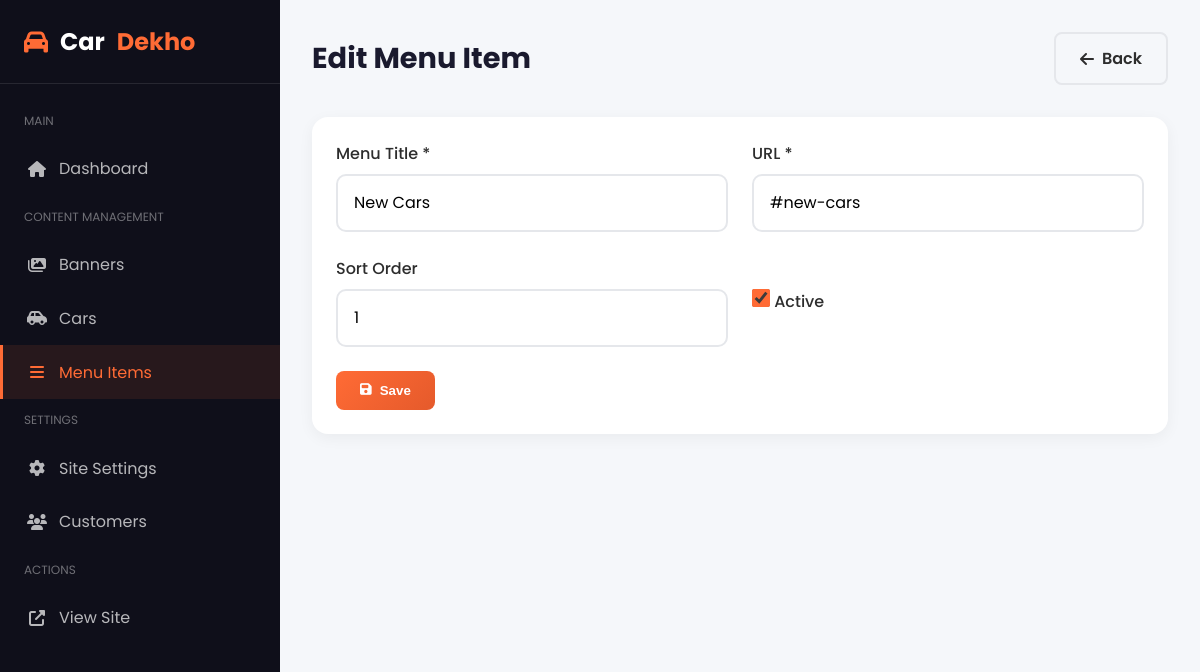
Page /menu.php?action=edit&id=1 on the committed database.
### tables this page shows
CREATE TABLE IF NOT EXISTS menu_items (
    id INT AUTO_INCREMENT PRIMARY KEY,
    title VARCHAR(100) NOT NULL,
    url VARCHAR(255) NOT NULL,
    sort_order INT DEFAULT 0,
    is_active TINYINT(1) DEFAULT 1,
    created_at TIMESTAMP DEFAULT CURRENT_TIMESTAMP,
    updated_at TIMESTAMP DEFAULT CURRENT_TIMESTAMP ON UPDATE CURRENT_TIMESTAMP
);

### menu.php (the view, shortened to what this page needs)
<?php
$db = getDB();
$action = $_GET['action'] ?? 'list';
$id = $_GET['id'] ?? null;
$message = '';
$messageType = '';
$editItem = null;
if ($action === 'edit' && $id) {
    $stmt = $db->prepare("SELECT * FROM menu_items WHERE id = ?");
    $stmt->execute([$id]);
    $editItem = $stmt->fetch();
}
$menuItems = $db->query("SELECT * FROM menu_items ORDER BY sort_order ASC")->fetchAll();
?>
<!DOCTYPE html>
<html lang="en">
<head>
    <link rel="stylesheet" href="https://cdnjs.cloudflare.com/ajax/libs/font-awesome/6.4.0/css/all.min.css">
</head>
<body>
    <aside class="sidebar">
        <div class="sidebar-header"><div class="sidebar-logo"><i class="fas fa-car"></i> Car<span>Dekho</span></div></div>
        <nav class="sidebar-menu">
            <div class="menu-label">Main</div>
            <a href="index.php" class="menu-item"><i class="fas fa-home"></i> Dashboard</a>
            <div class="menu-label">Content Management</div>
            <a href="banners.php" class="menu-item"><i class="fas fa-images"></i> Banners</a>
            <a href="cars.php" class="menu-item"><i class="fas fa-car-side"></i> Cars</a>
            <a href="menu.php" class="menu-item active"><i class="fas fa-bars"></i> Menu Items</a>
            <div class="menu-label">Settings</div>
            <a href="settings.php" class="menu-item"><i class="fas fa-cog"></i> Site Settings</a>
            <a href="customers.php" class="menu-item"><i class="fas fa-users"></i> Customers</a>
            <div class="menu-label">Actions</div>
            <a href="../index.php" class="menu-item" target="_blank"><i class="fas fa-external-link-alt"></i> View Site</a>
        </nav>
    </aside>
    <main class="main-content">
        <?php if ($action === 'list'): ?>
        <div class="topbar">
            <h1 class="page-title">Menu Items</h1>
            <a href="?action=add" class="btn btn-primary"><i class="fas fa-plus"></i> Add Menu Item</a>
        </div>
        <?php if ($message): ?><div class="alert alert-<?= $messageType ?>"><i class="fas fa-check-circle"></i> <?= $message ?></div><?php endif; ?>
        <div class="card">
            <div class="card-body" style="padding:0;">
                <table class="table">
                    <thead><tr><th>Title</th><th>URL</th><th>Order</th><th>Status</th><th>Actions</th></tr></thead>
                    <tbody>
                        <?php foreach ($menuItems as $item): ?>
                        <tr>
                            <td><strong><?= $item['title'] ?></strong></td>
                            <td><code><?= $item['url'] ?></code></td>
                            <td><?= $item['sort_order'] ?></td>
                            <td><span class="badge <?= $item['is_active'] ? 'badge-success' : 'badge-danger' ?>"><?= $item['is_active'] ? 'Active' : 'Inactive' ?></span></td>
                            <td>
                                <a href="?action=edit&id=<?= $item['id'] ?>" class="action-btn edit"><i class="fas fa-edit"></i></a>
                                <a href="?action=delete&id=<?= $item['id'] ?>" class="action-btn delete" onclick="return confirm('Delete?')"><i class="fas fa-trash"></i></a>
                            </td>
                        </tr>
                        <?php endforeach; ?>
                    </tbody>
                </table>
            </div>
        </div>
        <?php else: ?>
        <div class="topbar">
            <h1 class="page-title"><?= $editItem ? 'Edit' : 'Add' ?> Menu Item</h1>
            <a href="menu.php" class="btn btn-outline"><i class="fas fa-arrow-left"></i> Back</a>
        </div>
        <div class="card"><div class="card-body">
            <form method="POST">
                <div class="form-row">
                    <div class="form-group">
                        <label>Menu Title *</label>
                        <input type="text" name="title" class="form-control" required value="<?= $editItem['title'] ?? '' ?>" placeholder="e.g., New Cars">
                    </div>
                    <div class="form-group">
                        <label>URL *</label>
                        <input type="text" name="url" class="form-control" required value="<?= $editItem['url'] ?? '' ?>" placeholder="e.g., #new-cars or /page">
                    </div>
                </div>
                <div class="form-row">
                    <div class="form-group">
                        <label>Sort Order</label>
                        <input type="number" name="sort_order" class="form-control" value="<?= $editItem['sort_order'] ?? 0 ?>" min="0">
                    </div>
                    <div class="form-group">
                        <label>&nbsp;</label>
                        <label class="checkbox-label">
                            <input type="checkbox" name="is_active" value="1" <?= ($editItem['is_active'] ?? 1) ? 'checked' : '' ?>> Active
                        </label>
                    </div>
                </div>
                <button type="submit" class="btn btn-primary"><i class="fas fa-save"></i> Save</button>
            </form>
        </div></div>
        <?php endif; ?>
    </main>
</body>
</html>

### menu.php (style rules this page uses)
* { margin: 0; padding: 0; box-sizing: border-box; }
:root { --primary: #FF6B35; --primary-dark: #E55A2B; --secondary: #1A1A2E; --sidebar-bg: #0F0F1A; --card-bg: #FFFFFF; --text-dark: #2D2D2D; --text-light: #6B7280; --bg-light: #F5F7FA; --border: #E5E7EB; --success: #10B981; --danger: #EF4444; --info: #3B82F6; }
body { font-family: 'Poppins', sans-serif; background: var(--bg-light); color: var(--text-dark); display: flex; min-height: 100vh; }
.sidebar { width: 280px; background: var(--sidebar-bg); color: #fff; position: fixed; height: 100vh; }
.sidebar-header { padding: 1.5rem; border-bottom: 1px solid rgba(255,255,255,0.1); }
.sidebar-logo { display: flex; align-items: center; gap: 0.75rem; font-size: 1.5rem; font-weight: 700; }
.sidebar-logo i, .sidebar-logo span { color: var(--primary); }
.sidebar-menu { padding: 1rem 0; }
.menu-label { padding: 0.75rem 1.5rem; font-size: 0.75rem; text-transform: uppercase; color: rgba(255,255,255,0.4); }
.menu-item { display: flex; align-items: center; gap: 0.75rem; padding: 0.9rem 1.5rem; color: rgba(255,255,255,0.7); text-decoration: none; border-left: 3px solid transparent; }
.menu-item:hover, .menu-item.active { background: rgba(255,107,53,0.1); color: var(--primary); border-left-color: var(--primary); }
.menu-item i { width: 20px; text-align: center; }
.main-content { flex: 1; margin-left: 280px; padding: 2rem; }
.topbar { display: flex; justify-content: space-between; align-items: center; margin-bottom: 2rem; flex-wrap: wrap; gap: 1rem; }
.page-title { font-size: 1.8rem; font-weight: 700; color: var(--secondary); }
.btn { padding: 0.75rem 1.5rem; border-radius: 8px; font-weight: 600; cursor: pointer; border: none; display: inline-flex; align-items: center; gap: 0.5rem; text-decoration: none; }
.btn-primary { background: linear-gradient(135deg, var(--primary), var(--primary-dark)); color: #fff; }
.btn-outline { background: transparent; border: 2px solid var(--border); color: var(--text-dark); }
.card { background: var(--card-bg); border-radius: 16px; box-shadow: 0 4px 15px rgba(0,0,0,0.05); }
.card-body { padding: 1.5rem; }
.form-group { margin-bottom: 1.5rem; }
.form-group label { display: block; margin-bottom: 0.5rem; font-weight: 500; }
.form-control { width: 100%; padding: 0.9rem 1rem; border: 2px solid var(--border); border-radius: 10px; font-size: 1rem; font-family: inherit; }
.form-row { display: grid; grid-template-columns: repeat(2, 1fr); gap: 1.5rem; }
.checkbox-label { display: flex; align-items: center; gap: 0.5rem; cursor: pointer; }
.checkbox-label input { width: 18px; height: 18px; accent-color: var(--primary); }

### rows in the picture
menu_items: title "New Cars", url "#new-cars", sort_order "1", is_active "☑"
